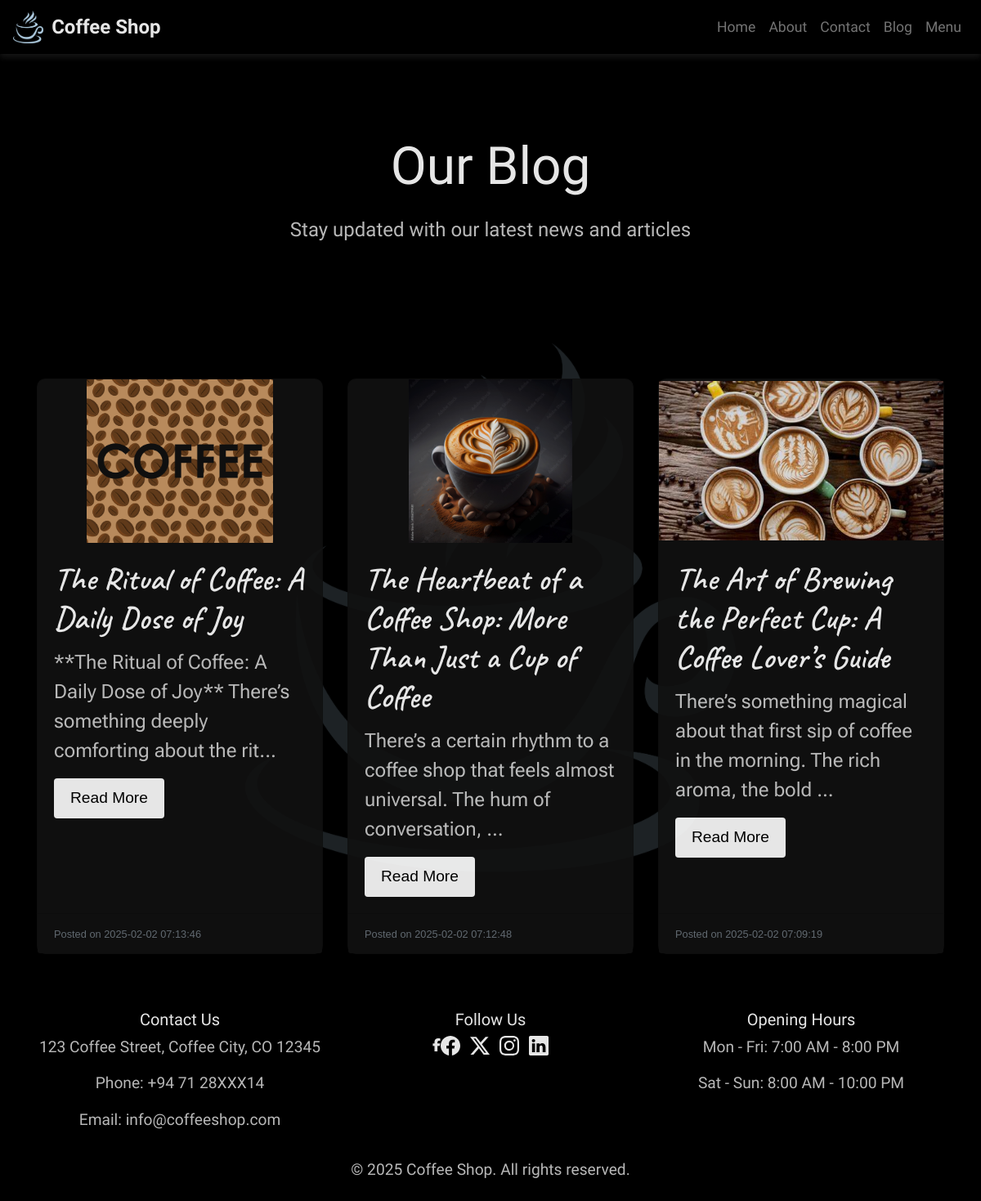
Screenshot of /blog.php with the database file from the repository.
### tables this page shows
CREATE TABLE `blog_posts` (
  `id` int(11) NOT NULL,
  `title` varchar(255) NOT NULL,
  `content` text NOT NULL,
  `image` varchar(255) NOT NULL,
  `created_at` timestamp NOT NULL DEFAULT current_timestamp()
);

### blog.php (the view, shortened to what this page needs)
<!DOCTYPE html>
<html lang="en">
<head>
    <link rel="stylesheet" href="https://stackpath.bootstrapcdn.com/bootstrap/4.5.2/css/bootstrap.min.css">
    <link rel="stylesheet" href="styles.css">
    <link rel="stylesheet" href="fonts.css">
</head>
<body>
    <?php include 'navbar.php'; ?>
    <div class="header playwrite-in-font">
        <h1>Our Blog</h1>
        <p>Stay updated with our latest news and articles</p>
    </div>
    <div class="container mt-5">
        <div class="row">
            <?php
            $servername = "localhost";
            $username = "root";
            $password = "";
            $dbname = "coffee_shop";
            $conn = new mysqli($servername, $username, $password, $dbname);
            $sql = "SELECT id, title, content, image, created_at FROM blog_posts ORDER BY created_at DESC";
            $result = $conn->query($sql);
            if ($result->num_rows > 0) {
                while($row = $result->fetch_assoc()) {
                    echo '<div class="col-md-4 mb-4">';
                    echo '<div class="card h-100">';
                    echo '<img src="' . $row["image"] . '" class="card-img-top" alt="' . $row["title"] . '">';
                    echo '<div class="card-body">';
                    echo '<h5 class="card-title caveat-font blogfc">' . $row["title"] . '</h5>';
                    echo '<p class="card-text roboto-flex-font">' . substr($row["content"], 0, 100) . '...</p>';
                    echo '<a href="view_blog.php?id=' . $row["id"] . '" class="btn btn-custom">Read More</a>';
                    echo '</div>';
                    echo '<div class="card-footer">';
                    echo '<small class="text-muted">Posted on ' . $row["created_at"] . '</small>';
                    echo '</div>';
                    echo '</div>';
                    echo '</div>';
                }
            } else {
                echo "<p>No blog posts found.</p>";
            }
            ?>
        </div>
    </div>
    <?php include 'footer.php'; ?>
</body>
</html>

### navbar.php (shortened to what this page needs)
<nav class="navbar navbar-expand-lg navbar-dark bg-black navbg barriecito-font">
    <a class="navbar-brand" href="index.php">
        <img src="pics/image.png" alt="Coffee Shop Logo" style="height: 40px; margin-right: 10px;">
        Coffee Shop
    </a>
    <div class="collapse navbar-collapse" id="navbarNav">
        <ul class="navbar-nav ml-auto">
            <li class="nav-item"><a class="nav-link" href="index.php">Home</a></li>
            <li class="nav-item"><a class="nav-link" href="about.php">About</a></li>
            <li class="nav-item"><a class="nav-link" href="contact.php">Contact</a></li>
            <li class="nav-item"><a class="nav-link" href="blog.php">Blog</a></li>
            <li class="nav-item"><a class="nav-link" href="menu.php">Menu</a></li>
        </ul>
    </div>
</nav>

### footer.php (shortened to what this page needs)
<footer class="bg-black text-white text-center py-4 barriecito-font">
    <div class="container">
        <div class="row">
            <div class="col-md-4">
                <h5>Contact Us</h5>
                <p>123 Coffee Street, Coffee City, CO 12345</p>
                <p>Phone: +94 71 28XXX14</p>
                <p>Email: info@coffeeshop.com</p>
            </div>
            <div class="col-md-4">
                <h5>Follow Us</h5>
                <a href="#" class="text-white mr-2"><i class="fab fa-facebook-f"></i></a>
                <a href="#" class="text-white mr-2"><i class="bi bi-twitter-x"></i><svg xmlns="http://www.w3.org/2000/svg" width="24" height="24" fill="currentColor" class="bi bi-twitter-x" viewBox="0 0 16 16">
                    <path d="M12.6.75h2.454l-5.36 6.142L16 15.25h-4.937l-3.867-5.07-4.425 5.07H.316l5.733-6.57L0 .75h5.063l3.495 4.633L12.601.75Zm-.86 13.028h1.36L4.323 2.145H2.865z"/>
                </svg></a>
                <a href="#" class="text-white mr-2"><i class="bi bi-instagram"></i></a>
                <a href="#" class="text-white"><i class="bi bi-linkedin-in"></i></a>
            </div>
            <div class="col-md-4">
                <h5>Opening Hours</h5>
                <p>Mon - Fri: 7:00 AM - 8:00 PM</p>
                <p>Sat - Sun: 8:00 AM - 10:00 PM</p>
            </div>
        </div>
        <div class="mt-3">
            <p>&copy; 2025 Coffee Shop. All rights reserved.</p>
        </div>
    </div>
</footer>

### styles.css (style rules this page uses)
body { font-family: Arial, sans-serif; margin: 0; padding: 0; background: url("pics/bg.png") no-repeat center center fixed; background-size: 50%; color: #ffffff; background-color: #000000; opacity: 0.9; }
.navbar { background-color: #000; box-shadow: 0 4px 8px rgba(255, 255, 255, 0.1); transition: background-color 0.3s, box-shadow 0.3s; }
.navbar-brand { font-size: 1.5rem; font-weight: bold; color: #fff; display: flex; align-items: center; }
.nav-link { font-size: 1.1rem; padding: 0.5rem 1rem; color: #fff; transition: color 0.3s, background-color 0.3s; }
.container { margin-top: 20px; }
h1 { font-size: 2.5rem; margin-bottom: 20px; color: #fff; }
p { font-size: 1.2rem; color: #ccc; }
.card { background-color: #111; color: #fff; transition: transform 0.2s, background-color 0.3s; border-radius: 10px; }
.card-img-top { height: 200px; object-fit: contain; }
.card-title { color: #fff; }
.card-text { color: #ccc; }
.card-footer { background-color: #111; color: #ccc; }
.header { text-align: center; padding: 100px 0; background: rgba(0, 0, 0, 0.5); }
.header h1 { font-size: 4rem; color: #fff; margin-bottom: 20px; }
.header p { font-size: 1.5rem; color: #ccc; }
.btn-custom { background-color: #fff; color: #000; border: none; padding: 10px 20px; font-size: 1.2rem; transition: background-color 0.3s, color 0.3s; }
.blogfc { font-size: 40px; color: #ffffff; }

### rows the page displays
blog_posts: image (picture), title "The Ritual of Coffee: A Daily Dose of Joy", content "**The Ritual of Coffee: A Daily Dose of Joy** There’s something deeply comforting about the rit", created_at "2025-02-02 07:13:46"
blog_posts: image (picture), title "The Heartbeat of a Coffee Shop: More Than Just a Cup of Coffee", content "There’s a certain rhythm to a coffee shop that feels almost universal. The hum of conversation,", created_at "2025-02-02 07:12:48"
blog_posts: image (picture), title "The Art of Brewing the Perfect Cup: A Coffee Lover’s Guide", content "There’s something magical about that first sip of coffee in the morning. The rich aroma, the bold", created_at "2025-02-02 07:09:19"
